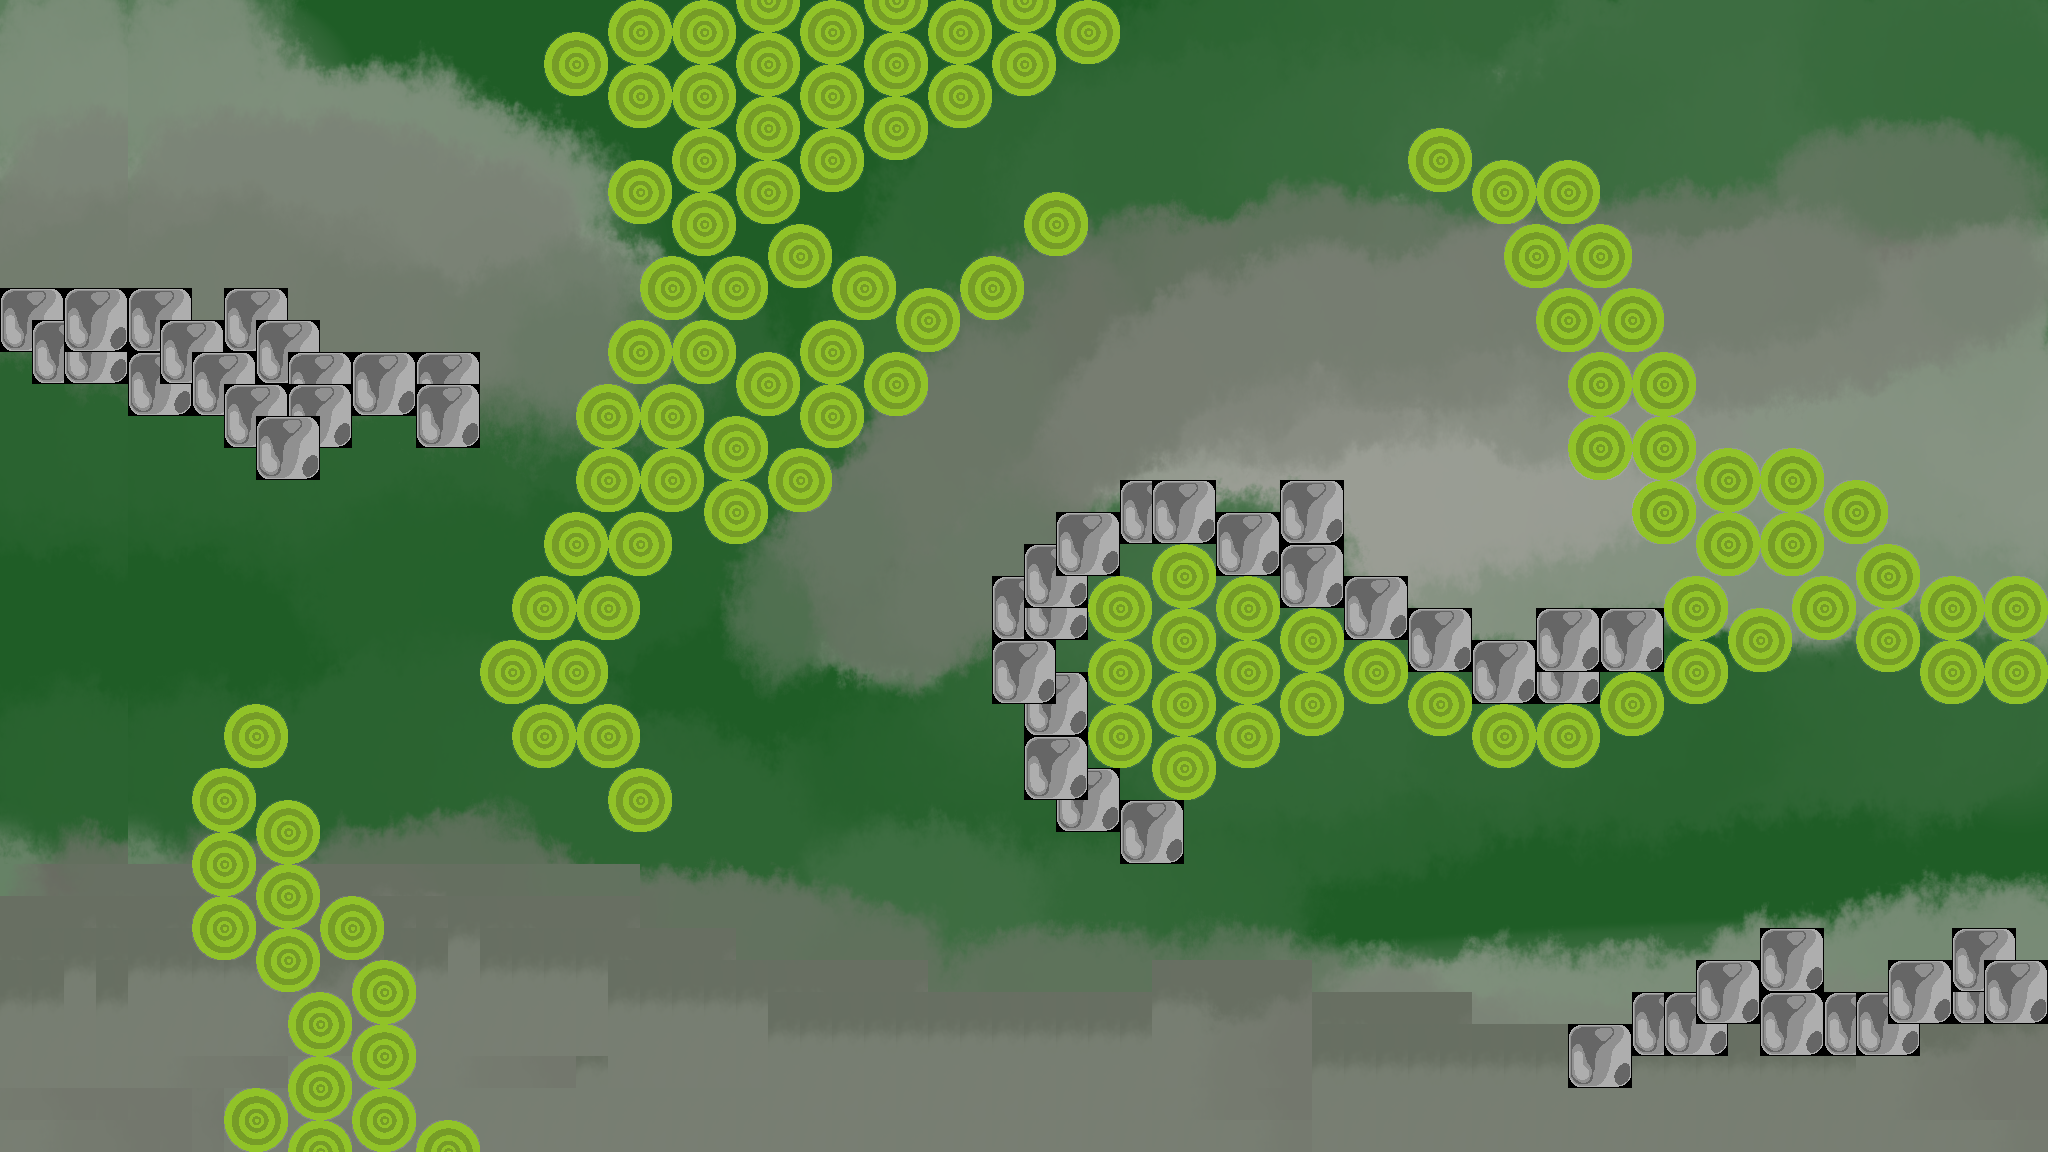

Below is a game level as drawn by its tile map, then a one-line description and the .tmx that defines it (tile-layer data replaced by summaries):
An orthogonal 64x36 tile map with 32x32 px tiles, 3 tile layers (backgroungImg, rocksImg, treesImg), 3 tilesets and 162 objects.

<map version="1.0" tiledversion="1.0.3" orientation="orthogonal" renderorder="right-down" width="64" height="36" tilewidth="32" tileheight="32" nextobjectid="198">
 <tileset firstgid="1" name="map1" tilewidth="32" tileheight="32" tilecount="1980" columns="60">
  <image source="map1.png" width="1920" height="1080" />
 </tileset>
 <tileset firstgid="1981" name="tree" tilewidth="32" tileheight="32" tilecount="4" columns="2">
  <image source="tree.png" width="64" height="64" />
 </tileset>
 <tileset firstgid="1985" name="rock" tilewidth="32" tileheight="32" tilecount="4" columns="2">
  <image source="rock.png" width="64" height="64" />
 </tileset>
 <layer name="backgroungImg" width="64" height="36">
  <data>[2304 cells, 2304 non-empty, 1706 distinct tile ids]</data>
 </layer>
 <layer name="rocksImg" width="64" height="36">
  <data>[2304 cells, 0 non-empty, 0 distinct tile ids]</data>
 </layer>
 <layer name="treesImg" width="64" height="36">
  <data>[2304 cells, 438 non-empty, 4 distinct tile ids]</data>
 </layer>
 <objectgroup name="rocks">
  <object id="33" x="1" y="287" width="63.6667" height="63.3333" />
  <object id="34" x="65.6667" y="288" width="61.3333" height="63.6667" />
  <object id="35" x="127" y="288.333" width="65" height="62.6667" />
  <object id="36" x="224.667" y="288" width="62.6667" height="62.6667" />
  <object id="37" x="32" y="320" width="61.6667" height="62.6667" />
  <object id="38" x="65.6667" y="321.333" width="61" height="61" />
  <object id="39" x="161" y="319.333" width="62.6667" height="66.3333" />
  <object id="41" x="256.333" y="320" width="62.3333" height="64.6667" />
  <object id="42" x="128.667" y="351" width="62.3333" height="63.6667" />
  <object id="43" x="193" y="352.333" width="63" height="63" />
  <object id="44" x="289" y="352.667" width="62.3333" height="63" />
  <object id="45" x="352.667" y="352.667" width="62.6667" height="62.3333" />
  <object id="46" x="224.333" y="384" width="64" height="63.3333" />
  <object id="47" x="289.333" y="383.667" width="61.3333" height="64.6667" />
  <object id="48" x="256" y="417" width="64" height="61.6667" />
  <object id="49" x="416.333" y="352.667" width="63.6667" height="63" />
  <object id="50" x="417.333" y="383.667" width="62" height="63.3333" />
  <object id="51" x="1120" y="801.333" width="63.3333" height="61.6667" />
  <object id="52" x="1055.67" y="766.667" width="63.6667" height="64.6667" />
  <object id="53" x="1023.33" y="735.667" width="65" height="63.6667" />
  <object id="54" x="1023.67" y="673" width="64" height="62.6667" />
  <object id="55" x="992" y="640" width="63.3333" height="64" />
  <object id="56" x="991.667" y="575.667" width="63.3333" height="62.6667" />
  <object id="57" x="1024" y="575.333" width="63.6667" height="64" />
  <object id="58" x="1024" y="544" width="63.3333" height="64" />
  <object id="59" x="1056.33" y="513" width="62.6667" height="62" />
  <object id="60" x="1120.33" y="481" width="64" height="62" />
  <object id="61" x="1153.33" y="480.667" width="62" height="62" />
  <object id="62" x="1216.33" y="512" width="65.3333" height="63.6667" />
  <object id="63" x="1279.67" y="480.333" width="64.6667" height="63.6667" />
  <object id="64" x="1281" y="544.667" width="63" height="62.6667" />
  <object id="65" x="1344" y="576.333" width="63.6667" height="62.6667" />
  <object id="66" x="1408.33" y="608" width="65.3333" height="64.6667" />
  <object id="67" x="1473.33" y="639.333" width="62.3333" height="64.3333" />
  <object id="68" x="1536" y="608" width="63.6667" height="63.6667" />
  <object id="69" x="1600.33" y="608" width="63.6667" height="63.3333" />
  <object id="70" x="1535.67" y="640" width="63.3333" height="63.6667" />
  <object id="71" x="1568" y="1024.33" width="63.3333" height="62.6667" />
  <object id="72" x="1631.67" y="992.667" width="65" height="63" />
  <object id="73" x="1662.67" y="992.333" width="66" height="62.3333" />
  <object id="74" x="1694.67" y="960.333" width="65.6667" height="62.3333" />
  <object id="75" x="1758.33" y="929.667" width="66.6667" height="61.6667" />
  <object id="76" x="1760" y="992" width="65" height="62.6667" />
  <object id="77" x="1826.67" y="991.333" width="59.6667" height="62.6667" />
  <object id="78" x="1857" y="993" width="62.6667" height="61" />
  <object id="79" x="1823.67" y="960.667" width="64.3333" height="62.3333" />
  <object id="80" x="1889" y="961.333" width="64" height="63" />
  <object id="81" x="1953" y="959.333" width="60.6667" height="65.3333" />
  <object id="82" x="1951.67" y="928" width="61.6667" height="62.6667" />
  <object id="83" x="1983.33" y="961" width="64" height="61.3333" />
 </objectgroup>
 <objectgroup name="trees">
  <object id="84" x="191.667" y="768.333" width="64.6667" height="64.6667">
   <ellipse />
  </object>
  <object id="85" x="224.333" y="703.333" width="64.6667" height="64.6667">
   <ellipse />
  </object>
  <object id="87" x="256.667" y="800" width="64.6667" height="64.6667">
   <ellipse />
  </object>
  <object id="88" x="192" y="832" width="64.6667" height="64.6667">
   <ellipse />
  </object>
  <object id="89" x="256.333" y="864" width="64.6667" height="64.6667">
   <ellipse />
  </object>
  <object id="90" x="191.333" y="895.667" width="64.6667" height="64.6667">
   <ellipse />
  </object>
  <object id="91" x="319.667" y="895.333" width="64.6667" height="64.6667">
   <ellipse />
  </object>
  <object id="92" x="257.667" y="929.667" width="64.6667" height="64.6667">
   <ellipse />
  </object>
  <object id="93" x="352.333" y="959.667" width="64.6667" height="64.6667">
   <ellipse />
  </object>
  <object id="94" x="288" y="991.333" width="64.6667" height="64.6667">
   <ellipse />
  </object>
  <object id="95" x="352" y="1024" width="64.6667" height="64.6667">
   <ellipse />
  </object>
  <object id="96" x="287.667" y="1055" width="64.6667" height="64.6667">
   <ellipse />
  </object>
  <object id="97" x="417.667" y="1125.67" width="64.6667" height="64.6667">
   <ellipse />
  </object>
  <object id="98" x="227" y="1086.33" width="64.6667" height="64.6667">
   <ellipse />
  </object>
  <object id="99" x="286.667" y="1123" width="64.6667" height="64.6667">
   <ellipse />
  </object>
  <object id="100" x="353.667" y="1090.67" width="64.6667" height="64.6667">
   <ellipse />
  </object>
  <object id="101" x="511.667" y="704.333" width="64.6667" height="64.6667">
   <ellipse />
  </object>
  <object id="102" x="608.333" y="767.667" width="64.6667" height="64.6667">
   <ellipse />
  </object>
  <object id="103" x="576.333" y="703.333" width="64.6667" height="64.6667">
   <ellipse />
  </object>
  <object id="104" x="544.667" y="640" width="64.6667" height="64.6667">
   <ellipse />
  </object>
  <object id="105" x="511.667" y="575.667" width="64.6667" height="64.6667">
   <ellipse />
  </object>
  <object id="106" x="480" y="639.667" width="64.6667" height="64.6667">
   <ellipse />
  </object>
  <object id="107" x="576.333" y="575.333" width="64.6667" height="64.6667">
   <ellipse />
  </object>
  <object id="108" x="544.333" y="511.333" width="64.6667" height="64.6667">
   <ellipse />
  </object>
  <object id="109" x="608" y="512.333" width="64.6667" height="64.6667">
   <ellipse />
  </object>
  <object id="110" x="575.333" y="448" width="64.6667" height="64.6667">
   <ellipse />
  </object>
  <object id="111" x="640.667" y="448" width="64.6667" height="64.6667">
   <ellipse />
  </object>
  <object id="112" x="704.333" y="479.667" width="64.6667" height="64.6667">
   <ellipse />
  </object>
  <object id="113" x="703.667" y="416.667" width="64.6667" height="64.6667">
   <ellipse />
  </object>
  <object id="114" x="768.333" y="448.333" width="64.6667" height="64.6667">
   <ellipse />
  </object>
  </objectgroup>
</map>
<!-- 82 of 162 objects omitted -->
